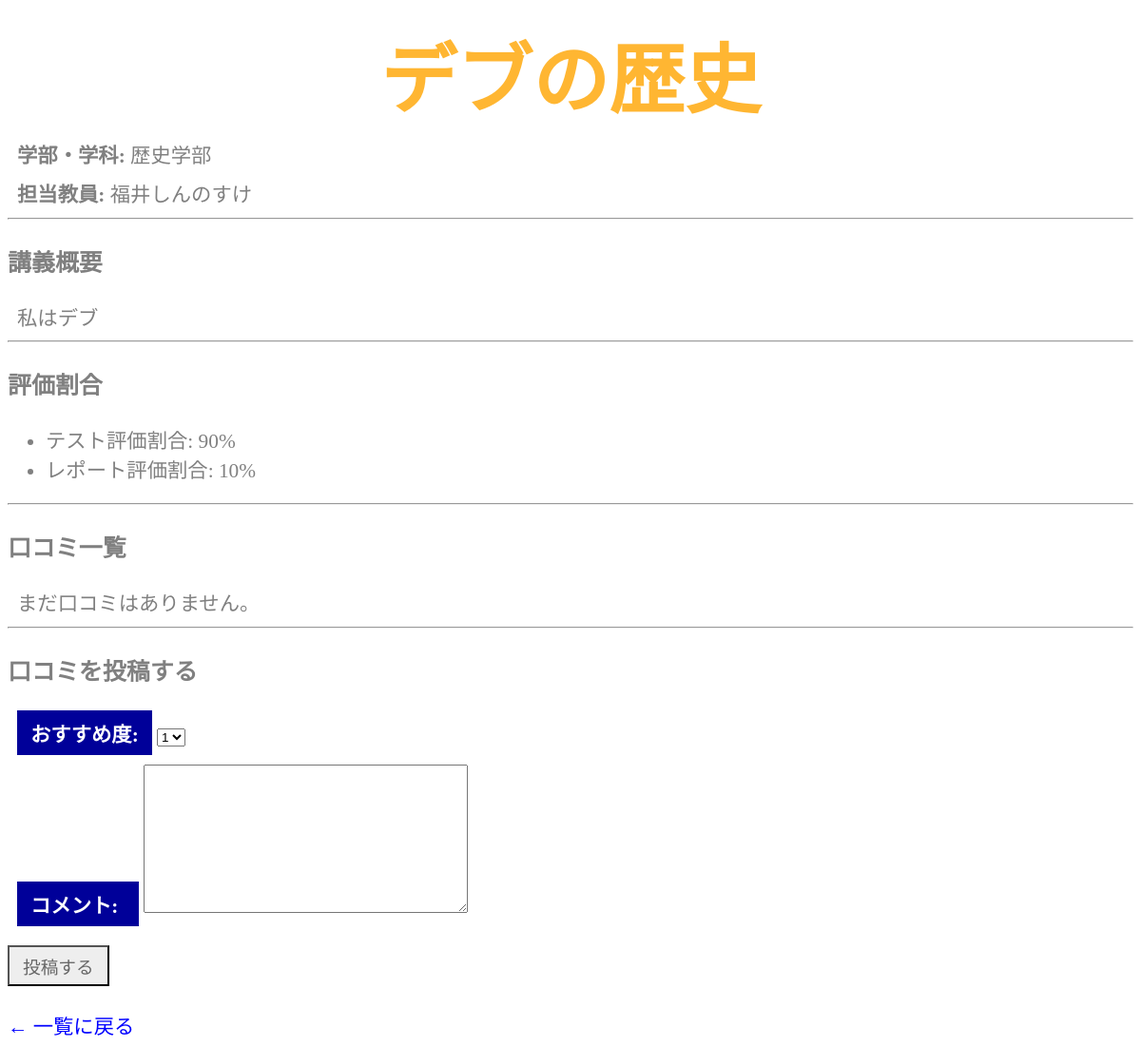
Page /syllabus/detail/6/ on the committed database.
### syllabus/models.py (models this page shows, shortened)
class Course(models.Model):
    title = models.CharField(max_length=100)
    teacher = models.CharField(max_length=50)
    department = models.ForeignKey(Department, on_delete=models.CASCADE)
    description = models.TextField()
    exam_ratio = models.IntegerField()
    report_ratio = models.IntegerField()

class Department(models.Model):
    name = models.CharField(max_length=50)

### syllabus/views.py (the view)
# urls.py: path('detail/<int:id>/', views.detail, name='detail'),
def detail(request, id):
    course = get_object_or_404(Course, id=id)
    if request.method == 'POST':
        form = ReviewForm(request.POST)
        if form.is_valid():
            review = form.save(commit=False)
            review.course = course
            review.save()
            return redirect('syllabus:detail', id=course.id)
    else:
        form = ReviewForm()
    reviews = course.review_set.all().order_by('-created_at')
    context = {
        'title': '講義詳細（シラバス）',
        'course': course,
        'reviews': reviews,
        'form': form,
    }
    return render(request, 'syllabus/detail.html', context)

### syllabus/forms.py
class ReviewForm(forms.ModelForm):
    class Meta:
        model = Review
        fields = ['rating', 'comment']
        labels = {
            'rating': 'おすすめ度',
            'comment': 'コメント',
        }
        widgets = {
            'rating': forms.Select(choices=[(1, '1'), (2, '2'), (3, '3'), (4, '4'), (5, '5')])
        }

### syllabus/templates/syllabus/detail.html (shortened to what this page needs)
{% load static %}
<!doctype html>
<html lang="ja">
  <head>
    <link rel="stylesheet" type="text/css"
        href="{% static 'syllabus/css/style.css' %}" />
  </head>
  <body>
    <h1>{{ course.title }}</h1>
    <p><strong>学部・学科:</strong> {{ course.department.name }}</p>
    <p><strong>担当教員:</strong> {{ course.teacher }}</p>
    <hr>
    <h3>講義概要</h3>
    <p>{{ course.description|linebreaksbr }}</p>
    <hr>
    <h3>評価割合</h3>
    <ul>
      <li>テスト評価割合: {{ course.exam_ratio }}%</li>
      <li>レポート評価割合: {{ course.report_ratio }}%</li>
    </ul>
    <hr>
    <h3>口コミ一覧</h3>
    {% for review in reviews %}
      <div style="border: 1px solid #ccc; padding: 10px; margin-bottom: 10px;">
        <p><strong>評価 (星):</strong> {{ review.rating }} / 5</p>
        <p><strong>コメント:</strong><br>{{ review.comment|linebreaksbr }}</p>
        <p><small>投稿日時: {{ review.created_at|date:"Y-m-d H:i" }}</small></p>
      </div>
    {% empty %}
      <p>まだ口コミはありません。</p>
    {% endfor %}
    <hr>
    <h3>口コミを投稿する</h3>
    <form action="{% url 'syllabus:detail' course.id %}" method="post">
      {{ form.as_p }}
      <input type="submit" value="投稿する">
    </form>
    <br>
    <a href="{% url 'syllabus:index' %}">← 一覧に戻る</a>
  </body>
</html>

### syllabus/static/syllabus/css/style.css (style rules this page uses)
body { color: grey; font-size: 16pt; }
h1 { color: orange; opacity: 0.8; font-family: "Arial"; font-size: 60pt; margin-top: 20px; margin-bottom: 0px; text-align: center; }
p { margin: 10px; }
a { color: blue; text-decoration: none; }
label { background-color: #009; color: #fff; padding: 8px 14px; display: inline-block; min-width: 100px; font-weight: bold; }
input[type="submit"] { padding: 6px 14px; background-color: #eee; color: #666; font-size: 14pt; margin-top: 10px; cursor: pointer; }

### rows in the picture
Course: title "デブの歴史", department.name "歴史学部", teacher "福井しんのすけ", description "私はデブ", exam_ratio "90", report_ratio "10"
